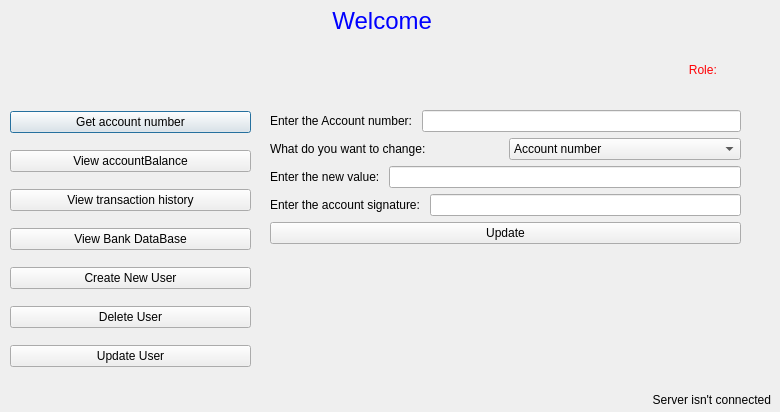
<?xml version="1.0" encoding="UTF-8"?>
<ui version="4.0">
 <class>MainAdminWin</class>
 <widget class="QDialog" name="MainAdminWin">
  <property name="geometry">
   <rect>
    <x>0</x>
    <y>0</y>
    <width>780</width>
    <height>412</height>
   </rect>
  </property>
  <property name="windowTitle">
   <string>Dialog</string>
  </property>
  <widget class="QWidget" name="layoutWidget">
   <property name="geometry">
    <rect>
     <x>-10</x>
     <y>0</y>
     <width>791</width>
     <height>91</height>
    </rect>
   </property>
   <layout class="QVBoxLayout" name="verticalLayout">
    <item>
     <widget class="QLabel" name="WelcomeLabel">
      <property name="styleSheet">
       <string notr="true">font: 24pt &quot;Segoe UI&quot;;
color: rgb(255, 170, 255);</string>
      </property>
      <property name="text">
       <string>&lt;html&gt;&lt;head/&gt;&lt;body&gt;&lt;p align=&quot;center&quot;&gt;&lt;span style=&quot; font-size:18pt; color:#0000ff;&quot;&gt;Welcome &lt;/span&gt;&lt;/p&gt;&lt;/body&gt;&lt;/html&gt;</string>
      </property>
      <property name="alignment">
       <set>Qt::AlignCenter</set>
      </property>
     </widget>
    </item>
    <item>
     <layout class="QHBoxLayout" name="horizontalLayout">
      <item>
       <widget class="QLabel" name="label">
        <property name="text">
         <string/>
        </property>
       </widget>
      </item>
      <item>
       <widget class="QLabel" name="label_2">
        <property name="text">
         <string/>
        </property>
       </widget>
      </item>
      <item>
       <widget class="QLabel" name="label_3">
        <property name="text">
         <string/>
        </property>
       </widget>
      </item>
      <item>
       <widget class="QLabel" name="label_4">
        <property name="text">
         <string/>
        </property>
       </widget>
      </item>
      <item>
       <widget class="QLabel" name="WelcomeLabel_2">
        <property name="styleSheet">
         <string notr="true">font: 12pt &quot;Segoe UI&quot;;
color: rgb(255, 170, 255);</string>
        </property>
        <property name="text">
         <string>&lt;html&gt;&lt;head/&gt;&lt;body&gt;&lt;p align=&quot;center&quot;&gt;&lt;span style=&quot; color:#ff0004;&quot;&gt;Role: &lt;/span&gt;&lt;/p&gt;&lt;/body&gt;&lt;/html&gt;</string>
        </property>
        <property name="alignment">
         <set>Qt::AlignCenter</set>
        </property>
       </widget>
      </item>
     </layout>
    </item>
   </layout>
  </widget>
  <widget class="QLabel" name="ServerStateLabel">
   <property name="geometry">
    <rect>
     <x>620</x>
     <y>390</y>
     <width>151</width>
     <height>20</height>
    </rect>
   </property>
   <property name="text">
    <string>Server isn't connected</string>
   </property>
   <property name="alignment">
    <set>Qt::AlignRight|Qt::AlignTrailing|Qt::AlignVCenter</set>
   </property>
  </widget>
  <widget class="QWidget" name="layoutWidget">
   <property name="geometry">
    <rect>
     <x>10</x>
     <y>100</y>
     <width>241</width>
     <height>281</height>
    </rect>
   </property>
   <layout class="QVBoxLayout" name="verticalLayout_2">
    <item>
     <widget class="QPushButton" name="PB_GetAccountNumber">
      <property name="text">
       <string>Get account number</string>
      </property>
     </widget>
    </item>
    <item>
     <widget class="QPushButton" name="PB_ViewAccountBalance">
      <property name="text">
       <string>View accountBalance</string>
      </property>
     </widget>
    </item>
    <item>
     <widget class="QPushButton" name="PB_ViewTransactionHistory">
      <property name="text">
       <string>View transaction history</string>
      </property>
     </widget>
    </item>
    <item>
     <widget class="QPushButton" name="PB_ViewBankDataBase">
      <property name="text">
       <string>View Bank DataBase</string>
      </property>
     </widget>
    </item>
    <item>
     <widget class="QPushButton" name="PB_CreateNewUser">
      <property name="text">
       <string>Create New User</string>
      </property>
     </widget>
    </item>
    <item>
     <widget class="QPushButton" name="PB_DeleteUser">
      <property name="text">
       <string>Delete User</string>
      </property>
     </widget>
    </item>
    <item>
     <widget class="QPushButton" name="PB_UpdateUser">
      <property name="text">
       <string>Update User</string>
      </property>
     </widget>
    </item>
   </layout>
  </widget>
  <widget class="QStackedWidget" name="stackedWidget">
   <property name="geometry">
    <rect>
     <x>260</x>
     <y>100</y>
     <width>511</width>
     <height>291</height>
    </rect>
   </property>
   <property name="currentIndex">
    <number>7</number>
   </property>
   <widget class="QWidget" name="EmtyPage"/>
   <widget class="QWidget" name="GetAccountNumber">
    <widget class="QWidget" name="layoutWidget">
     <property name="geometry">
      <rect>
       <x>10</x>
       <y>20</y>
       <width>481</width>
       <height>97</height>
      </rect>
     </property>
     <layout class="QVBoxLayout" name="verticalLayout_4">
      <item>
       <layout class="QVBoxLayout" name="verticalLayout_3">
        <item>
         <layout class="QHBoxLayout" name="horizontalLayout_2">
          <item>
           <widget class="QLabel" name="label_5">
            <property name="text">
             <string>Enter the user name: </string>
            </property>
           </widget>
          </item>
          <item>
           <widget class="QLineEdit" name="LE_GetAccountNumber"/>
          </item>
         </layout>
        </item>
        <item>
         <widget class="QPushButton" name="PB_GetAccounNumber">
          <property name="text">
           <string>Get Account Number</string>
          </property>
         </widget>
        </item>
       </layout>
      </item>
      <item>
       <widget class="QLabel" name="AccountNumberLabel">
        <property name="text">
         <string/>
        </property>
        <property name="alignment">
         <set>Qt::AlignCenter</set>
        </property>
       </widget>
      </item>
     </layout>
    </widget>
   </widget>
   <widget class="QWidget" name="page_2">
    <widget class="QWidget" name="layoutWidget_2">
     <property name="geometry">
      <rect>
       <x>10</x>
       <y>20</y>
       <width>481</width>
       <height>97</height>
      </rect>
     </property>
     <layout class="QVBoxLayout" name="verticalLayout_5">
      <item>
       <layout class="QVBoxLayout" name="verticalLayout_6">
        <item>
         <layout class="QHBoxLayout" name="horizontalLayout_3">
          <item>
           <widget class="QLabel" name="label_7">
            <property name="text">
             <string>Enter the Account number: </string>
            </property>
           </widget>
          </item>
          <item>
           <widget class="QLineEdit" name="LE_GetAccountBalance"/>
          </item>
         </layout>
        </item>
        <item>
         <widget class="QPushButton" name="PB_GetAccounBalance">
          <property name="text">
           <string>Get Account Balance</string>
          </property>
         </widget>
        </item>
       </layout>
      </item>
      <item>
       <widget class="QLabel" name="BalanceLabel">
        <property name="text">
         <string>TextLabel</string>
        </property>
        <property name="alignment">
         <set>Qt::AlignCenter</set>
        </property>
       </widget>
      </item>
     </layout>
    </widget>
   </widget>
   <widget class="QWidget" name="page">
    <widget class="QTableView" name="TV_ViewTransactionHistory">
     <property name="geometry">
      <rect>
       <x>10</x>
       <y>50</y>
       <width>471</width>
       <height>231</height>
      </rect>
     </property>
    </widget>
    <widget class="QWidget" name="layoutWidget">
     <property name="geometry">
      <rect>
       <x>10</x>
       <y>10</y>
       <width>471</width>
       <height>32</height>
      </rect>
     </property>
     <layout class="QHBoxLayout" name="horizontalLayout_5">
      <item>
       <layout class="QHBoxLayout" name="horizontalLayout_4">
        <item>
         <widget class="QLabel" name="label_8">
          <property name="text">
           <string>Enter the Account number: </string>
          </property>
         </widget>
        </item>
        <item>
         <widget class="QLineEdit" name="LE_ViewTransactionHistory"/>
        </item>
       </layout>
      </item>
      <item>
       <widget class="QPushButton" name="PB_View">
        <property name="text">
         <string>View</string>
        </property>
       </widget>
      </item>
     </layout>
    </widget>
   </widget>
   <widget class="QWidget" name="page_3">
    <widget class="QTableView" name="TV_ViewBankDataBase">
     <property name="geometry">
      <rect>
       <x>0</x>
       <y>0</y>
       <width>511</width>
       <height>291</height>
      </rect>
     </property>
    </widget>
   </widget>
   <widget class="QWidget" name="page_4"/>
   <widget class="QWidget" name="page_5">
    <widget class="QWidget" name="layoutWidget_4">
     <property name="geometry">
      <rect>
       <x>10</x>
       <y>10</y>
       <width>481</width>
       <height>134</height>
      </rect>
     </property>
     <layout class="QVBoxLayout" name="verticalLayout_7">
      <item>
       <layout class="QVBoxLayout" name="verticalLayout_8">
        <item>
         <layout class="QHBoxLayout" name="horizontalLayout_6">
          <item>
           <widget class="QLabel" name="label_9">
            <property name="text">
             <string>Enter the Account number: </string>
            </property>
           </widget>
          </item>
          <item>
           <widget class="QLineEdit" name="LE_DeleteUserID"/>
          </item>
         </layout>
        </item>
        <item>
         <layout class="QHBoxLayout" name="horizontalLayout_7">
          <item>
           <widget class="QLabel" name="label_10">
            <property name="text">
             <string>Enter the Account signature: </string>
            </property>
           </widget>
          </item>
          <item>
           <widget class="QLineEdit" name="LE_DeleteUserSignature"/>
          </item>
         </layout>
        </item>
       </layout>
      </item>
      <item>
       <widget class="QPushButton" name="PB_DeleteUserSignature">
        <property name="text">
         <string>Delete</string>
        </property>
       </widget>
      </item>
      <item>
       <widget class="QLabel" name="DeleteUserLabel">
        <property name="text">
         <string/>
        </property>
        <property name="alignment">
         <set>Qt::AlignCenter</set>
        </property>
       </widget>
      </item>
     </layout>
    </widget>
   </widget>
   <widget class="QWidget" name="page_6">
    <widget class="QWidget" name="">
     <property name="geometry">
      <rect>
       <x>10</x>
       <y>10</y>
       <width>471</width>
       <height>206</height>
      </rect>
     </property>
     <layout class="QVBoxLayout" name="verticalLayout_9">
      <item>
       <layout class="QHBoxLayout" name="horizontalLayout_8">
        <item>
         <widget class="QLabel" name="label_6">
          <property name="text">
           <string>Enter the Account number: </string>
          </property>
         </widget>
        </item>
        <item>
         <widget class="QLineEdit" name="LE_UpdateUserID"/>
        </item>
       </layout>
      </item>
      <item>
       <layout class="QHBoxLayout" name="horizontalLayout_9">
        <item>
         <widget class="QLabel" name="label_11">
          <property name="text">
           <string>What do you want to change: </string>
          </property>
         </widget>
        </item>
        <item>
         <widget class="QComboBox" name="UpdateComboBox">
          <item>
           <property name="text">
            <string>Account number</string>
           </property>
          </item>
          <item>
           <property name="text">
            <string>Account User name</string>
           </property>
          </item>
          <item>
           <property name="text">
            <string>Account Password</string>
           </property>
          </item>
          <item>
           <property name="text">
            <string>Account National ID</string>
           </property>
          </item>
          <item>
           <property name="text">
            <string>Account Name</string>
           </property>
          </item>
          <item>
           <property name="text">
            <string>Account Type</string>
           </property>
          </item>
          <item>
           <property name="text">
            <string>Account interset rate</string>
           </property>
          </item>
          <item>
           <property name="text">
            <string>Account type</string>
           </property>
          </item>
         </widget>
        </item>
       </layout>
      </item>
      <item>
       <layout class="QHBoxLayout" name="horizontalLayout_10">
        <item>
         <widget class="QLabel" name="label_12">
          <property name="text">
           <string>Enter the new value: </string>
          </property>
         </widget>
        </item>
        <item>
         <widget class="QLineEdit" name="LE_UpdateNewValue"/>
        </item>
       </layout>
      </item>
      <item>
       <layout class="QHBoxLayout" name="horizontalLayout_11">
        <item>
         <widget class="QLabel" name="label_13">
          <property name="text">
           <string>Enter the account signature: </string>
          </property>
         </widget>
        </item>
        <item>
         <widget class="QLineEdit" name="LE_UpdateSignature"/>
        </item>
       </layout>
      </item>
      <item>
       <widget class="QPushButton" name="PB_Update">
        <property name="text">
         <string>Update</string>
        </property>
       </widget>
      </item>
      <item>
       <widget class="QLabel" name="UpdateLabel">
        <property name="text">
         <string/>
        </property>
        <property name="alignment">
         <set>Qt::AlignCenter</set>
        </property>
       </widget>
      </item>
     </layout>
    </widget>
   </widget>
  </widget>
 </widget>
 <resources/>
 <connections/>
</ui>
